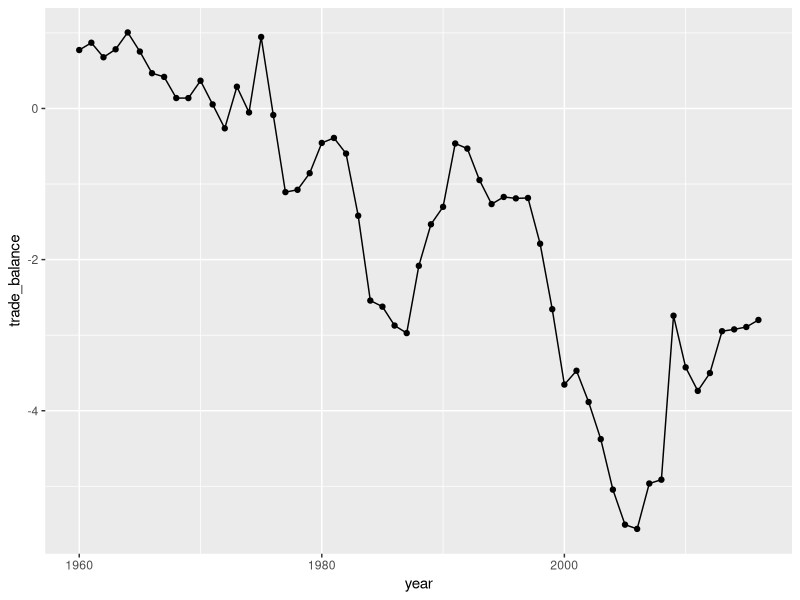
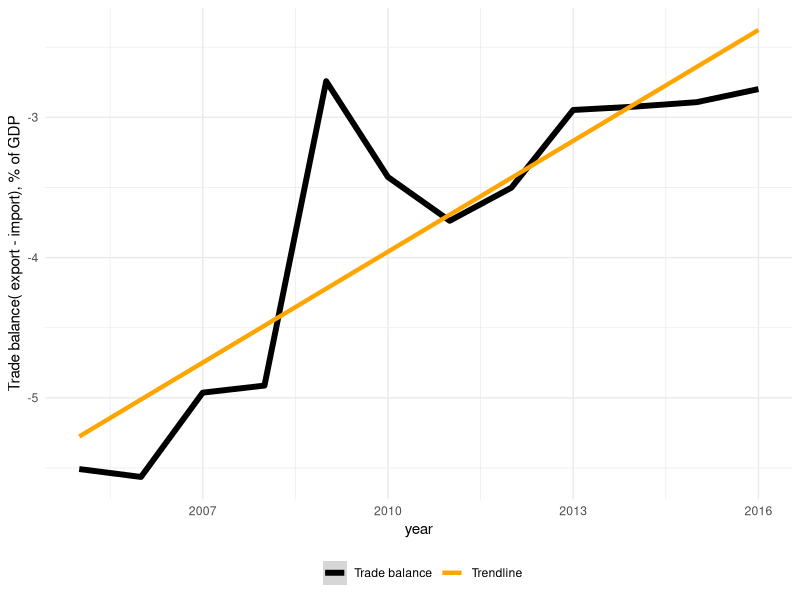
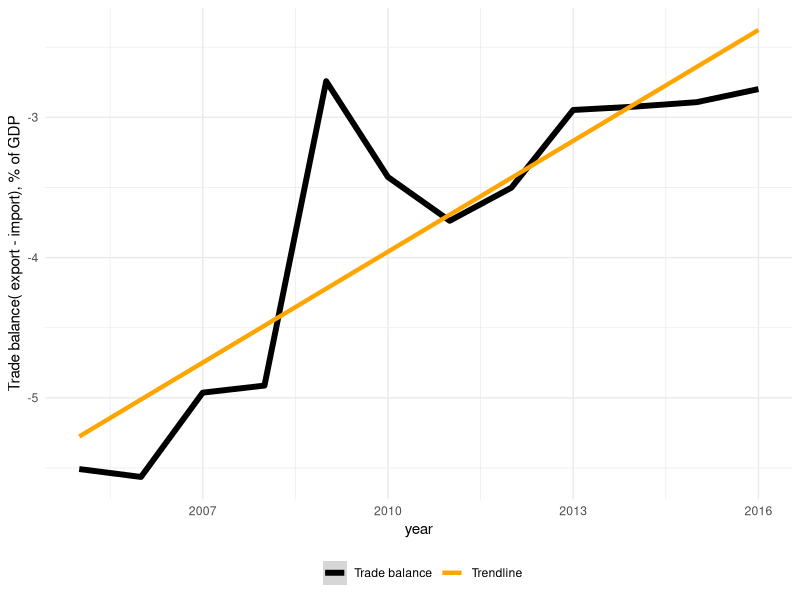

These charts were generated, in order, by the following R code:
library(readr)
library(tidyr)
library(dplyr)
library(tibble)
library(ggplot2)


#uploading data from World Bank
import <- read_csv("week_2/data/import.csv", skip = 4)[,1:61]
export <- read_csv("week_2/data/export.csv", skip = 4)[,1:61]

# cleaning and getting import data on the USA
import_usa <- import %>%
  gather(5:61, key = "year", value = "import") %>%
  select(1,3,5,6) %>%
  filter(`Country Name` == "United States") 


# cleaning and getting export data on the USA
export_usa <- export %>%
  gather(5:61, key = "year", value = "export") %>%
  select(1,3,5,6) %>%
  filter(`Country Name` == "United States") 

#joining data to derive trade balance

balance_usa <- export_usa %>%
  inner_join(import_usa[,3:4], by = c("year"))  %>%
  transmute(year = as.numeric(year), trade_balance = (export - import)) 

balance_usa_since_2005 <- balance_usa %>%
  filter(year >= 2005)

balance_usa %>%
  ggplot(aes(x = year, y = trade_balance))+
  geom_point(stat = "summary", fun.y = mean) +
  stat_summary(fun.y = mean, geom = "line")



balance_usa_since_2005 %>%
  ggplot(aes(x = year, y = trade_balance))+
  geom_smooth(aes(color = "Trade balance"),stat = "summary", fun.y = mean, size = 2) +
  geom_smooth(aes(color = "Trendline"),method = "lm", se = FALSE, size = 1.5) +
  labs(y = "Trade balance( export - import), % of GDP") +
  scale_color_manual(values=c("black", "orange"), name = "") +
  theme_minimal() +
  theme(legend.position = "bottom") 


ggsave("week_2/trade_balance.jpeg")
